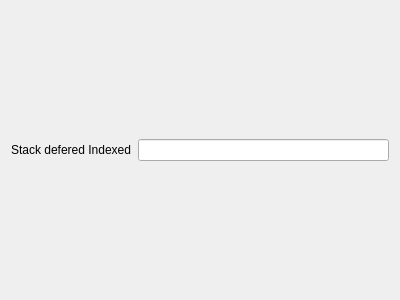
<?xml version="1.0" encoding="UTF-8"?>
<ui version="4.0">
 <class>AddrModeWidget</class>
 <widget class="QWidget" name="AddrModeWidget">
  <property name="geometry">
   <rect>
    <x>0</x>
    <y>0</y>
    <width>400</width>
    <height>300</height>
   </rect>
  </property>
  <property name="windowTitle">
   <string>Form</string>
  </property>
  <layout class="QGridLayout" name="gridLayout_2">
   <item row="0" column="0">
    <layout class="QGridLayout" name="gridLayout">
     <item row="0" column="0">
      <widget class="QLabel" name="addrModeLabel">
       <property name="text">
        <string>Stack defered Indexed</string>
       </property>
      </widget>
     </item>
     <item row="0" column="1">
      <widget class="QLineEdit" name="addrModeSymbolEdit">
       <property name="toolTip">
        <string>&lt;html&gt;&lt;head/&gt;&lt;body&gt;&lt;p&gt;This is the symbol as it appears in the source code&lt;/p&gt;&lt;/body&gt;&lt;/html&gt;</string>
       </property>
       <property name="whatsThis">
        <string>&lt;html&gt;&lt;head/&gt;&lt;body&gt;&lt;p&gt;This is the symbol as it appears in the source code&lt;/p&gt;&lt;/body&gt;&lt;/html&gt;</string>
       </property>
      </widget>
     </item>
    </layout>
   </item>
  </layout>
 </widget>
 <resources/>
 <connections/>
</ui>
